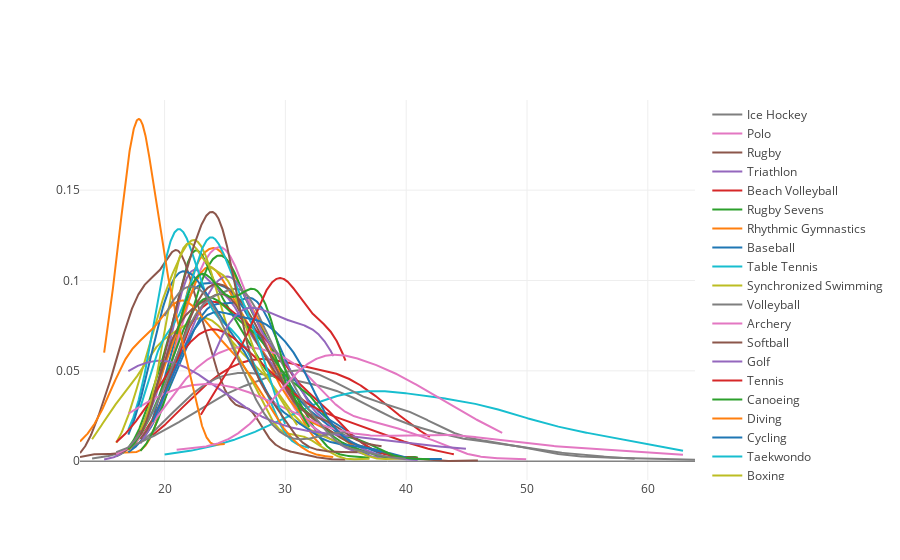

The notebook cell saved with this chart:
### Code cell
fig =ff.create_distplot(values,keys, show_hist = False, show_rug = False)
fig.show()

### Figure 1 — Plotly figure (JSON) as saved in the notebook; plotly's stock layout.template omitted (floating-point values rounded to 4 significant figures; data arrays with more than 128 entries replaced by an {"elided": "..."} marker saying what was removed)
{"data": [{"legendgroup": "Basketball", "marker": {"color": "rgb(31, 119, 180)"}, "mode": "lines", "name": "Basketball", "showlegend": true, "type": "scatter", "x": {"elided": "500 float values"}, "xaxis": "x", "y": {"elided": "500 float values"}, "yaxis": "y"}, {"legendgroup": "Judo", "marker": {"color": "rgb(255, 127, 14)"}, "mode": "lines", "name": "Judo", "showlegend": true, "type": "scatter", "x": {"elided": "500 float values"}, "xaxis": "x", "y": {"elided": "500 float values"}, "yaxis": "y"}, {"legendgroup": "Football", "marker": {"color": "rgb(44, 160, 44)"}, "mode": "lines", "name": "Football", "showlegend": true, "type": "scatter", "x": {"elided": "500 float values"}, "xaxis": "x", "y": {"elided": "500 float values"}, "yaxis": "y"}, {"legendgroup": "Tug-Of-War", "marker": {"color": "rgb(214, 39, 40)"}, "mode": "lines", "name": "Tug-Of-War", "showlegend": true, "type": "scatter", "x": {"elided": "500 float values"}, "xaxis": "x", "y": {"elided": "500 float values"}, "yaxis": "y"}, {"legendgroup": "Athletics", "marker": {"color": "rgb(148, 103, 189)"}, "mode": "lines", "name": "Athletics", "showlegend": true, "type": "scatter", "x": {"elided": "500 float values"}, "xaxis": "x", "y": {"elided": "500 float values"}, "yaxis": "y"}, {"legendgroup": "Swimming", "marker": {"color": "rgb(140, 86, 75)"}, "mode": "lines", "name": "Swimming", "showlegend": true, "type": "scatter", "x": {"elided": "500 float values"}, "xaxis": "x", "y": {"elided": "500 float values"}, "yaxis": "y"}, {"legendgroup": "Badminton", "marker": {"color": "rgb(227, 119, 194)"}, "mode": "lines", "name": "Badminton", "showlegend": true, "type": "scatter", "x": {"elided": "500 float values"}, "xaxis": "x", "y": {"elided": "500 float values"}, "yaxis": "y"}, {"legendgroup": "Sailing", "marker": {"color": "rgb(127, 127, 127)"}, "mode": "lines", "name": "Sailing", "showlegend": true, "type": "scatter", "x": {"elided": "500 float values"}, "xaxis": "x", "y": {"elided": "500 float values"}, "yaxis": "y"}, {"legendgroup": "Gymnastics", "marker": {"color": "rgb(188, 189, 34)"}, "mode": "lines", "name": "Gymnastics", "showlegend": true, "type": "scatter", "x": {"elided": "500 float values"}, "xaxis": "x", "y": {"elided": "500 float values"}, "yaxis": "y"}, {"legendgroup": "Art Competitions", "marker": {"color": "rgb(23, 190, 207)"}, "mode": "lines", "name": "Art Competitions", "showlegend": true, "type": "scatter", "x": {"elided": "500 float values"}, "xaxis": "x", "y": {"elided": "500 float values"}, "yaxis": "y"}, {"legendgroup": "Handball", "marker": {"color": "rgb(31, 119, 180)"}, "mode": "lines", "name": "Handball", "showlegend": true, "type": "scatter", "x": {"elided": "500 float values"}, "xaxis": "x", "y": {"elided": "500 float values"}, "yaxis": "y"}, {"legendgroup": "Weightlifting", "marker": {"color": "rgb(255, 127, 14)"}, "mode": "lines", "name": "Weightlifting", "showlegend": true, "type": "scatter", "x": {"elided": "500 float values"}, "xaxis": "x", "y": {"elided": "500 float values"}, "yaxis": "y"}, {"legendgroup": "Wrestling", "marker": {"color": "rgb(44, 160, 44)"}, "mode": "lines", "name": "Wrestling", "showlegend": true, "type": "scatter", "x": {"elided": "500 float values"}, "xaxis": "x", "y": {"elided": "500 float values"}, "yaxis": "y"}, {"legendgroup": "Water Polo", "marker": {"color": "rgb(214, 39, 40)"}, "mode": "lines", "name": "Water Polo", "showlegend": true, "type": "scatter", "x": {"elided": "500 float values"}, "xaxis": "x", "y": {"elided": "500 float values"}, "yaxis": "y"}, {"legendgroup": "Hockey", "marker": {"color": "rgb(148, 103, 189)"}, "mode": "lines", "name": "Hockey", "showlegend": true, "type": "scatter", "x": {"elided": "500 float values"}, "xaxis": "x", "y": {"elided": "500 float values"}, "yaxis": "y"}, {"legendgroup": "Rowing", "marker": {"color": "rgb(140, 86, 75)"}, "mode": "lines", "name": "Rowing", "showlegend": true, "type": "scatter", "x": {"elided": "500 float values"}, "xaxis": "x", "y": {"elided": "500 float values"}, "yaxis": "y"}, {"legendgroup": "Fencing", "marker": {"color": "rgb(227, 119, 194)"}, "mode": "lines", "name": "Fencing", "showlegend": true, "type": "scatter", "x": {"elided": "500 float values"}, "xaxis": "x", "y": {"elided": "500 float values"}, "yaxis": "y"}, {"legendgroup": "Shooting", "marker": {"color": "rgb(127, 127, 127)"}, "mode": "lines", "name": "Shooting", "showlegend": true, "type": "scatter", "x": {"elided": "500 float values"}, "xaxis": "x", "y": {"elided": "500 float values"}, "yaxis": "y"}, {"legendgroup": "Boxing", "marker": {"color": "rgb(188, 189, 34)"}, "mode": "lines", "name": "Boxing", "showlegend": true, "type": "scatter", "x": {"elided": "500 float values"}, "xaxis": "x", "y": {"elided": "500 float values"}, "yaxis": "y"}, {"legendgroup": "Taekwondo", "marker": {"color": "rgb(23, 190, 207)"}, "mode": "lines", "name": "Taekwondo", "showlegend": true, "type": "scatter", "x": {"elided": "500 float values"}, "xaxis": "x", "y": {"elided": "500 float values"}, "yaxis": "y"}, {"legendgroup": "Cycling", "marker": {"color": "rgb(31, 119, 180)"}, "mode": "lines", "name": "Cycling", "showlegend": true, "type": "scatter", "x": {"elided": "500 float values"}, "xaxis": "x", "y": {"elided": "500 float values"}, "yaxis": "y"}, {"legendgroup": "Diving", "marker": {"color": "rgb(255, 127, 14)"}, "mode": "lines", "name": "Diving", "showlegend": true, "type": "scatter", "x": {"elided": "500 float values"}, "xaxis": "x", "y": {"elided": "500 float values"}, "yaxis": "y"}, {"legendgroup": "Canoeing", "marker": {"color": "rgb(44, 160, 44)"}, "mode": "lines", "name": "Canoeing", "showlegend": true, "type": "scatter", "x": {"elided": "500 float values"}, "xaxis": "x", "y": {"elided": "500 float values"}, "yaxis": "y"}, {"legendgroup": "Tennis", "marker": {"color": "rgb(214, 39, 40)"}, "mode": "lines", "name": "Tennis", "showlegend": true, "type": "scatter", "x": {"elided": "500 float values"}, "xaxis": "x", "y": {"elided": "500 float values"}, "yaxis": "y"}, {"legendgroup": "Golf", "marker": {"color": "rgb(148, 103, 189)"}, "mode": "lines", "name": "Golf", "showlegend": true, "type": "scatter", "x": {"elided": "500 float values"}, "xaxis": "x", "y": {"elided": "500 float values"}, "yaxis": "y"}, {"legendgroup": "Softball", "marker": {"color": "rgb(140, 86, 75)"}, "mode": "lines", "name": "Softball", "showlegend": true, "type": "scatter", "x": {"elided": "500 float values"}, "xaxis": "x", "y": {"elided": "500 float values"}, "yaxis": "y"}, {"legendgroup": "Archery", "marker": {"color": "rgb(227, 119, 194)"}, "mode": "lines", "name": "Archery", "showlegend": true, "type": "scatter", "x": {"elided": "500 float values"}, "xaxis": "x", "y": {"elided": "500 float values"}, "yaxis": "y"}, {"legendgroup": "Volleyball", "marker": {"color": "rgb(127, 127, 127)"}, "mode": "lines", "name": "Volleyball", "showlegend": true, "type": "scatter", "x": {"elided": "500 float values"}, "xaxis": "x", "y": {"elided": "500 float values"}, "yaxis": "y"}, {"legendgroup": "Synchronized Swimming", "marker": {"color": "rgb(188, 189, 34)"}, "mode": "lines", "name": "Synchronized Swimming", "showlegend": true, "type": "scatter", "x": {"elided": "500 float values"}, "xaxis": "x", "y": {"elided": "500 float values"}, "yaxis": "y"}, {"legendgroup": "Table Tennis", "marker": {"color": "rgb(23, 190, 207)"}, "mode": "lines", "name": "Table Tennis", "showlegend": true, "type": "scatter", "x": {"elided": "500 float values"}, "xaxis": "x", "y": {"elided": "500 float values"}, "yaxis": "y"}, {"legendgroup": "Baseball", "marker": {"color": "rgb(31, 119, 180)"}, "mode": "lines", "name": "Baseball", "showlegend": true, "type": "scatter", "x": {"elided": "500 float values"}, "xaxis": "x", "y": {"elided": "500 float values"}, "yaxis": "y"}, {"legendgroup": "Rhythmic Gymnastics", "marker": {"color": "rgb(255, 127, 14)"}, "mode": "lines", "name": "Rhythmic Gymnastics", "showlegend": true, "type": "scatter", "x": {"elided": "500 float values"}, "xaxis": "x", "y": {"elided": "500 float values"}, "yaxis": "y"}, {"legendgroup": "Rugby Sevens", "marker": {"color": "rgb(44, 160, 44)"}, "mode": "lines", "name": "Rugby Sevens", "showlegend": true, "type": "scatter", "x": {"elided": "500 float values"}, "xaxis": "x", "y": {"elided": "500 float values"}, "yaxis": "y"}, {"legendgroup": "Beach Volleyball", "marker": {"color": "rgb(214, 39, 40)"}, "mode": "lines", "name": "Beach Volleyball", "showlegend": true, "type": "scatter", "x": {"elided": "500 float values"}, "xaxis": "x", "y": {"elided": "500 float values"}, "yaxis": "y"}, {"legendgroup": "Triathlon", "marker": {"color": "rgb(148, 103, 189)"}, "mode": "lines", "name": "Triathlon", "showlegend": true, "type": "scatter", "x": {"elided": "500 float values"}, "xaxis": "x", "y": {"elided": "500 float values"}, "yaxis": "y"}, {"legendgroup": "Rugby", "marker": {"color": "rgb(140, 86, 75)"}, "mode": "lines", "name": "Rugby", "showlegend": true, "type": "scatter", "x": {"elided": "500 float values"}, "xaxis": "x", "y": {"elided": "500 float values"}, "yaxis": "y"}, {"legendgroup": "Polo", "marker": {"color": "rgb(227, 119, 194)"}, "mode": "lines", "name": "Polo", "showlegend": true, "type": "scatter", "x": {"elided": "500 float values"}, "xaxis": "x", "y": {"elided": "500 float values"}, "yaxis": "y"}, {"legendgroup": "Ice Hockey", "marker": {"color": "rgb(127, 127, 127)"}, "mode": "lines", "name": "Ice Hockey", "showlegend": true, "type": "scatter", "x": {"elided": "500 float values"}, "xaxis": "x", "y": {"elided": "500 float values"}, "yaxis": "y"}], "layout": {"barmode": "overlay", "hovermode": "closest", "legend": {"traceorder": "reversed"}, "xaxis": {"anchor": "y2", "domain": [0, 1], "zeroline": false}, "yaxis": {"anchor": "free", "domain": [0, 1], "position": 0}}}
